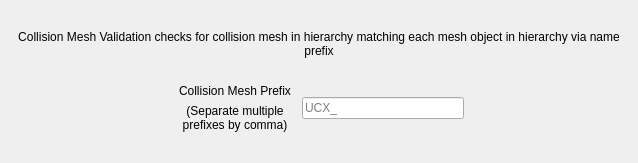
                 <widget class="QWidget" name="page_CollisionMesh">
                  <property name="geometry">
                   <rect>
                    <x>0</x>
                    <y>0</y>
                    <width>638</width>
                    <height>163</height>
                   </rect>
                  </property>
                  <attribute name="label">
                   <string>Collision Mesh Validation Settings</string>
                  </attribute>
                  <layout class="QVBoxLayout" name="verticalLayout_8">
                   <item>
                    <layout class="QVBoxLayout" name="verticalLayout_7">
                     <item>
                      <widget class="QLabel" name="label_14">
                       <property name="sizePolicy">
                        <sizepolicy hsizetype="Preferred" vsizetype="Fixed">
                         <horstretch>0</horstretch>
                         <verstretch>0</verstretch>
                        </sizepolicy>
                       </property>
                       <property name="text">
                        <string>Collision Mesh Validation checks for collision mesh in hierarchy matching each mesh object in hierarchy via name prefix</string>
                       </property>
                       <property name="alignment">
                        <set>Qt::AlignCenter</set>
                       </property>
                       <property name="wordWrap">
                        <bool>true</bool>
                       </property>
                      </widget>
                     </item>
                     <item>
                      <spacer name="spacer_13">
                       <property name="orientation">
                        <enum>Qt::Vertical</enum>
                       </property>
                       <property name="sizeType">
                        <enum>QSizePolicy::Fixed</enum>
                       </property>
                       <property name="sizeHint" stdset="0">
                        <size>
                         <width>10</width>
                         <height>20</height>
                        </size>
                       </property>
                      </spacer>
                     </item>
                     <item>
                      <layout class="QHBoxLayout" name="horizontalLayout_4">
                       <item>
                        <spacer name="horizontalSpacer_2">
                         <property name="orientation">
                          <enum>Qt::Horizontal</enum>
                         </property>
                         <property name="sizeHint" stdset="0">
                          <size>
                           <width>40</width>
                           <height>20</height>
                          </size>
                         </property>
                        </spacer>
                       </item>
                       <item>
                        <layout class="QVBoxLayout" name="verticalLayout_29">
                         <property name="leftMargin">
                          <number>5</number>
                         </property>
                         <property name="rightMargin">
                          <number>5</number>
                         </property>
                         <item>
                          <widget class="QLabel" name="label_collisionMeshPrefix">
                           <property name="enabled">
                            <bool>true</bool>
                           </property>
                           <property name="text">
                            <string>Collision Mesh Prefix</string>
                           </property>
                           <property name="alignment">
                            <set>Qt::AlignBottom|Qt::AlignLeading|Qt::AlignLeft</set>
                           </property>
                          </widget>
                         </item>
                         <item>
                          <widget class="QLabel" name="label_15">
                           <property name="text">
                            <string>(Separate multiple prefixes by comma)</string>
                           </property>
                           <property name="alignment">
                            <set>Qt::AlignHCenter|Qt::AlignTop</set>
                           </property>
                           <property name="wordWrap">
                            <bool>true</bool>
                           </property>
                          </widget>
                         </item>
                        </layout>
                       </item>
                       <item>
                        <widget class="QLineEdit" name="input_collisionMeshPrefix">
                         <property name="enabled">
                          <bool>true</bool>
                         </property>
                         <property name="inputMask">
                          <string/>
                         </property>
                         <property name="text">
                          <string/>
                         </property>
                         <property name="maxLength">
                          <number>32767</number>
                         </property>
                         <property name="placeholderText">
                          <string>UCX_</string>
                         </property>
                        </widget>
                       </item>
                       <item>
                        <spacer name="horizontalSpacer_3">
                         <property name="orientation">
                          <enum>Qt::Horizontal</enum>
                         </property>
                         <property name="sizeHint" stdset="0">
                          <size>
                           <width>40</width>
                           <height>20</height>
                          </size>
                         </property>
                        </spacer>
                       </item>
                      </layout>
                     </item>
                    </layout>
                   </item>
                  </layout>
                 </widget>
